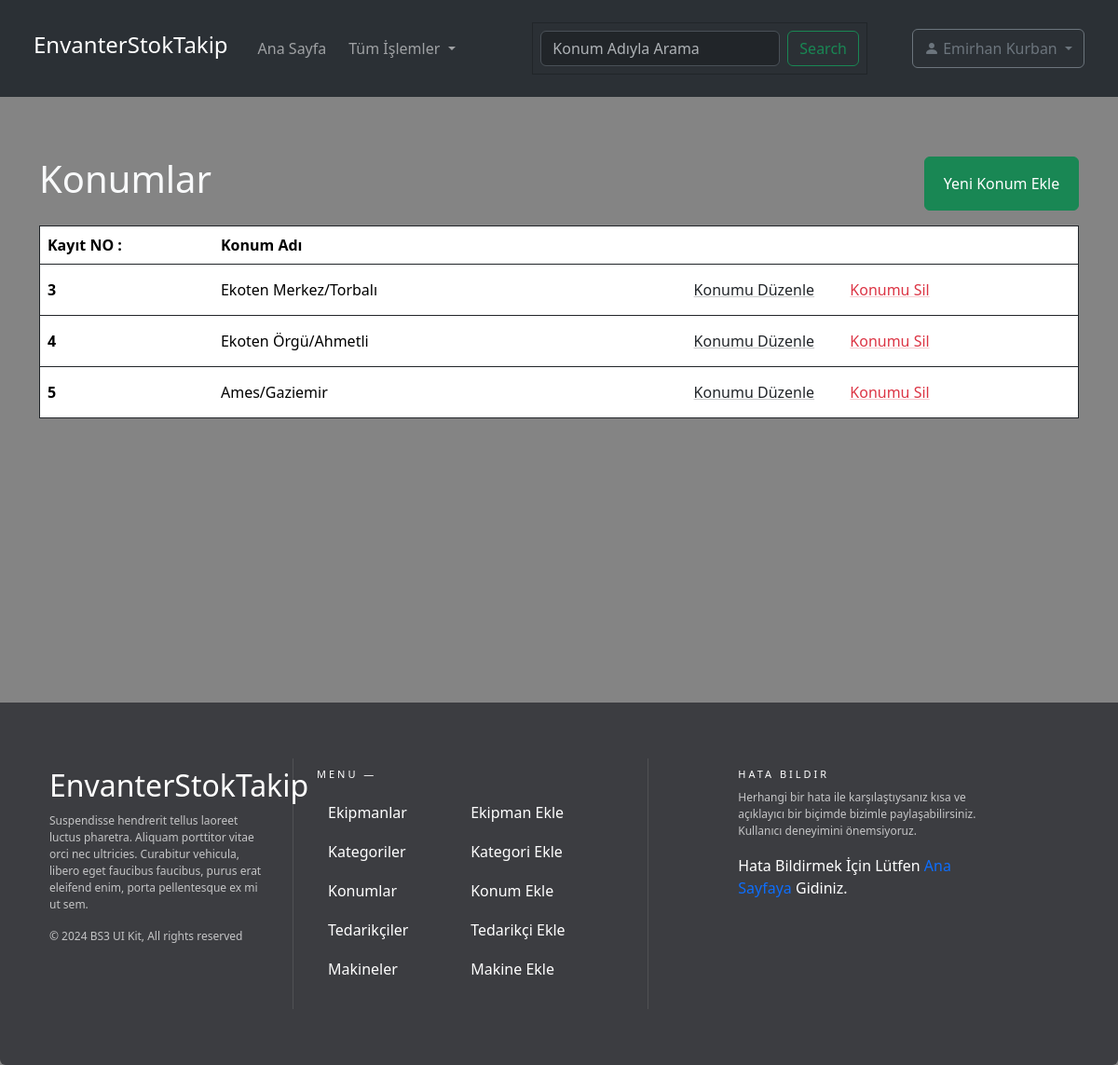
The app's page /konumIndex (signed in) with its own data.
### users/models.py (models this page shows)
class CustomUser(AbstractUser):
    phone_number = models.CharField(max_length=20, blank=True, null=True)
    profile_photo = models.ImageField(upload_to='images/profile_photos/', blank=True, null=True)
    title = models.CharField(max_length=100, blank=True, null=True)
    address = models.TextField(blank=True, null=True)
    groups = models.ManyToManyField(Group, related_name='custom_user_groups')
    user_permissions = models.ManyToManyField(Permission, related_name='custom_user_permissions')

### konum/models.py (models this page shows, shortened)
class Konum(models.Model):
     ekipmanKonumu = models.CharField(max_length=50, verbose_name = "Ekipmanın Konumu")

### konum/views.py (the view)
# urls.py: path('konumIndex', konum_views.ListKonumVİew, name='KonumIndex'),
@login_required(login_url='/')
def ListKonumVİew(request):
    konumlar = Konum.objects.all()
    search_query = request.GET.get('search')
    filtre = False
    if search_query:
        konumlar = konumlar.filter(ekipmanKonumu__icontains=search_query)
        filtre = True
    context = {'konumlar': konumlar, 'filtre': filtre}
    return render(request, "konumViews/konumIndex.html", context)

### templates/konumViews/konumIndex.html (shortened to what this page needs)
{% load widget_tweaks %}
<!doctype html>
<html lang="en">
    <head>
        <link
            href="https://cdn.jsdelivr.net/npm/bootstrap@5.3.2/dist/css/bootstrap.min.css"
            rel="stylesheet"
        />
        {% load static %}
        <link rel="stylesheet" href="{% static 'style.css' %}">
    </head>
    <body class="bg-lightblue">
        <header>
           {% include 'partials/_navbar.html' %}
        </header>
        <main>
            <div class="container pt-5">
                <div class="row my-3">
                    <div class="col-10 text-light">
                        <h1>Konumlar</h1>
                    </div>
                    <div class="col-2">
                        <a class="btn btn-success p-3 col-12" href="{% url 'CreateKonum' %}">Yeni Konum Ekle</a>
                    </div>
                </div>
                {% if konumlar %}
                <table class="table border border-dark table-hover">
                    <thead>
                      <tr>
                        <th scope="col">Kayıt NO :</th>
                        <th scope="col">Konum Adı</th>
                        <th scope="col">
                        </th>
                      </tr>
                    </thead>
                    <tbody>
                        {% for konum in konumlar %}
                        {% if formId == konum.id %}
                        <tr class="table-active align-middle">
                        {% else %}
                        <tr class="align-middle">
                        {% endif %}
                           <th scope="row">{{konum.id}}</th>
                           {% if formId == konum.id %}
                           <td>
                               <form method="POST">
                                {% csrf_token %}
                                 {% render_field form.ekipmanKonumu value=konum.ekipmanKonumu %}
                                <input type="submit" class="btn btn-primary" value="Kaydet">
                                <a href="{% url 'KonumIndex' %}" class="btn btn-secondary">Vazgeç</a>
                               </form>
                           </td>
                           {% else %}
                           <td>{{konum.ekipmanKonumu}}</td>
                           {% endif %}
                            <td class="text-center">
                                <a href="{% url 'UpdateKonum' konum.pk %}" class="btn btn-link link-dark align-middle link-underline-opacity-25 link-underline-opacity-100-hover {% if formId == konum.id %}disabled{% endif %}">
                                    Konumu Düzenle
                                </a>
                                <a class="btn btn-link link-danger align-middle link-underline-opacity-25 link-underline-opacity-100-hover ms-2" data-bs-toggle="modal" data-bs-target="#deleteModal{{ konum.id }}">
                                    Konumu Sil
                                </a>
                            </td>
                        </tr>
                        {% endfor %}
                    </tbody>
                </table>
                {% endif %}
            </div>
        </main>
                {% include 'partials/_footer.html' %}
    </body>
</html>

### templates/partials/_navbar.html (shortened to what this page needs)
<link href="https://cdn.jsdelivr.net/npm/bootstrap-icons/font/bootstrap-icons.css" rel="stylesheet">
<nav class="navbar navbar-expand-lg bg-body-tertiary p-4" data-bs-theme="dark">
    <div class="container-fluid">
      <a class="navbar-brand" href="{% url 'Home' %}"><h4>EnvanterStokTakip</h4></a>
      <div class="collapse navbar-collapse" id="navbarSupportedContent">
        <ul class="navbar-nav me-auto mb-2 mb-lg-0">
          <li class="nav-item">
            <a class="nav-link mx-2 {% if request.path == '/home' %}active{% endif %}" aria-current="page" href="{% url 'Home' %}">Ana Sayfa</a>
          </li>
          <li class="nav-item dropdown">
            <a class="nav-link dropdown-toggle" href="#" role="button" data-bs-toggle="dropdown" aria-expanded="false">
                Tüm İşlemler
            </a>
          </li>
        </ul>
        {% if request.path == '/home' or request.path == '/kategoriIndex' or request.path == '/konumIndex' or request.path == '/tedarikciIndex' or request.path == '/makineIndex' %}
          <form class="d-flex me-5 border border-dark p-2" role="search">
            <input class="form-control me-2" type="search" name="search" aria-label="Search"
             placeholder="{% if request.path == '/home' %}Ekipman{% elif request.path == '/kategoriIndex' %}Kategori{% elif request.path == '/tedarikciIndex' %}Tedarikçi{% elif request.path == '/konumIndex' %}Konum{% elif request.path == '/makineIndex' %}Makine{% endif %} Adıyla Arama"
             {% if searchQuery %}value="{{searchQuery}}"{% endif %}>
            <button class="btn btn-outline-success" type="submit" name="form_submit">Search</button>
          </form>
        {% endif %}
        {% if request.user.is_authenticated %}
          <div class="dropdown">
            <a class="btn btn-outline-secondary dropdown-toggle py-2" href="#" role="button" id="userDropdown" data-bs-toggle="dropdown" aria-expanded="false">
              <i class="bi bi-person-fill"></i>
               {{request.user.get_full_name}}
            </a>
          </div>
          {% else %} <a href="{% url 'Login' %}">Please Login</a> {% endif %}
        </div>
      </div>
  </nav>

### static/style.css (style rules this page uses)
body { background-color: rgba(90, 90, 90, 0.742) !important; }
main { min-height: 600px; margin-bottom: 50px; }

### records on screen
CustomUser: user.get_full_name "Emirhan Kurban"
Konum: id "3", ekipmanKonumu "Ekoten Merkez/Torbalı"
Konum: id "4", ekipmanKonumu "Ekoten Örgü/Ahmetli"
Konum: id "5", ekipmanKonumu "Ames/Gaziemir"
